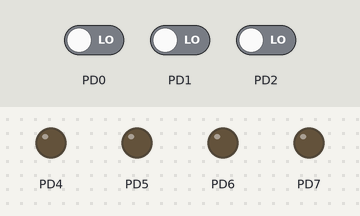
Bench run of a program on a simulated ATmega32, built with avr-gcc and emulated at 8 MHz. Shown: output pins drawn as LEDs (lit = HIGH). The test bench sets the inputs (shaded band); at power-on: PD1 LOW, PD2 LOW, PD0 LOW.

Above: at 1.2 s.
1.3 s: PD1 driven HIGH
At 1.7 s:
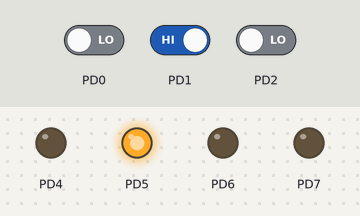
At 2.05 s:
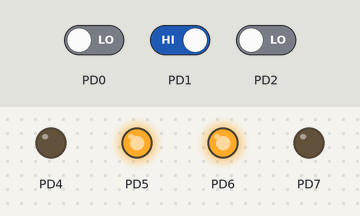
4.3 s: PD1 driven LOW and PD2 driven HIGH
At 4.7 s:
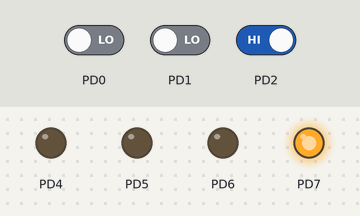
Timing chart, 0 to 8.8 s (numbered marks = the images above; inputs shaded):
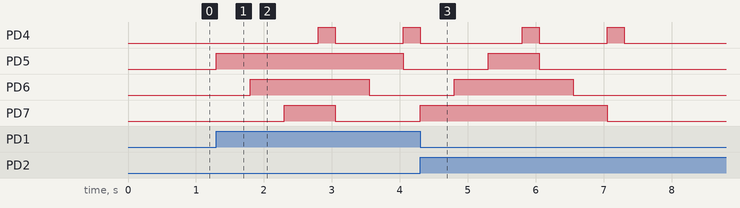

The program:

main.c
```c
/*************************************************************************/
// Author        : Sherif Ashraf Khedr
// Project       : 01_TogLed_U7L1A2.c
// File          : main.c
// Date          : 04/01/2024 9:59:20 pm
// GitHub        : https://github.com/sherifkhadr
/*************************************************************************/

#define F_CPU 8000000UL
#include <util/delay.h>
#include "stdTypes.h"
#include "bitMath.h"
#include "regAddr.h"

#define BTN_NPRESSED		0
#define BTN_PRESSED			1

void vGpioInit(void);

int main(void)
{
	vGpioInit();
	while (1)
	{
		if(GET_BIT(GPIO_PIND , 0) == BTN_PRESSED)
		{
			SET_BIT(GPIO_PORTD , 4);
			_delay_ms(500);
			CLR_BIT(GPIO_PORTD , 4);
			while(GET_BIT(GPIO_PIND , 0) == BTN_PRESSED);
		}

		if(GET_BIT(GPIO_PIND , 1) == BTN_PRESSED)
		{
			SET_BIT(GPIO_PORTD , 5);
			_delay_ms(500);
			SET_BIT(GPIO_PORTD , 6);
			_delay_ms(500);
			SET_BIT(GPIO_PORTD , 7);
			_delay_ms(500);
			SET_BIT(GPIO_PORTD , 4);
			_delay_ms(250);
			CLR_BIT(GPIO_PORTD , 4);
			CLR_BIT(GPIO_PORTD , 7);
			_delay_ms(500);
			CLR_BIT(GPIO_PORTD , 6);
			_delay_ms(500);
			CLR_BIT(GPIO_PORTD , 5);
			SET_BIT(GPIO_PORTD , 4);
			_delay_ms(250);
			CLR_BIT(GPIO_PORTD , 4);
			while(GET_BIT(GPIO_PIND , 1) == BTN_PRESSED);
		}

		if(GET_BIT(GPIO_PIND , 2) == BTN_PRESSED)
		{
			SET_BIT(GPIO_PORTD , 7);
			_delay_ms(500);
			SET_BIT(GPIO_PORTD , 6);
			_delay_ms(500);
			SET_BIT(GPIO_PORTD , 5);
			_delay_ms(500);
			SET_BIT(GPIO_PORTD , 4);
			_delay_ms(250);
			CLR_BIT(GPIO_PORTD , 4);
			CLR_BIT(GPIO_PORTD , 5);
			_delay_ms(500);
			CLR_BIT(GPIO_PORTD , 6);
			_delay_ms(500);
			CLR_BIT(GPIO_PORTD , 7);
			SET_BIT(GPIO_PORTD , 4);
			_delay_ms(250);
			CLR_BIT(GPIO_PORTD , 4);
			while(GET_BIT(GPIO_PIND , 2) == BTN_PRESSED);
		}
	}

	return 0;
}

void vGpioInit(void)
{
	// select pin 5,6,7 as output for led
	SET_BIT(GPIO_DDRD , 7);
	SET_BIT(GPIO_DDRD , 6);
	SET_BIT(GPIO_DDRD , 5);
	// select pin 4 as output for buzzer
	SET_BIT(GPIO_DDRD , 4);
	// select pin 0,1,2 as input for push buttons
	CLR_BIT(GPIO_DDRD , 2);
	CLR_BIT(GPIO_DDRD , 1);
	CLR_BIT(GPIO_DDRD , 0);
}
```

regAddr.h
```c
/*************************************************************************/
// Author        : Sherif Ashraf Khedr
// Project       : 00_EnableExti_U6L4A3.c
// File          : regAddr.h
// Date          : 02/01/2024 12:34:19 am
// GitHub        : https://github.com/sherifkhadr
/*************************************************************************/


#ifndef REGADDR_H_
#define REGADDR_H_

// MCU Registers

// GPIO

//PORTD
#define GPIO_PORTD	*((vuint8 *)0x32)
#define GPIO_DDRD	*((vuint8 *)0x31)
#define GPIO_PIND	*((vuint8 *)0x30)


#endif /* REGADDR_H_ */
```

bitMath.h
```c
/*************************************************************************/
// Author        : Sherif Ashraf Khedr
// Project       : 00_EnableExti_U6L4A3.c
// File          : bitMath.h
// Date          : Sep 8, 2023
// GitHub        : https://github.com/sherifkhadr
/*************************************************************************/


#ifndef COMMON_BIT_MATH_H_
#define COMMON_BIT_MATH_H_

#define SET_BIT(REG, BIT_NUMBER) (REG |= (1 << BIT_NUMBER))
#define GET_BIT(REG, BIT_NUMBER) ((REG >> BIT_NUMBER) & 1)
#define CLR_BIT(REG, BIT_NUMBER) (REG &= (~(1 << BIT_NUMBER)))
#define TOG_BIT(REG, BIT_NUMBER) (REG ^= (1 << BIT_NUMBER))


#endif /* COMMON_BIT_MATH_H_ */
```

stdTypes.h
```c
/*************************************************************************/
// Author        : Sherif Ashraf Khedr
// Project       : 00_EnableExti_U6L4A3.c
// File          : stdTypes.h
// Date          : Dec 12, 2023
// GitHub        : https://github.com/sherifkhadr
/*************************************************************************/


#ifndef STDTYPES_H_
#define STDTYPES_H_

#include <stdint.h>


#define DPRINTF(...)	{fflush(stdout);\
						 fflush(stdin);\
						 printf(__VA_ARGS__);\
						 fflush(stdout);\
						 fflush(stdin);}

#define PAUSE()			 DPRINTF("\nPress Any Key To Continue.....\n");\
						 getch();

typedef int8_t 						sint8;
typedef uint8_t						uint8;

typedef int16_t 					sint16;
typedef uint16_t 					uint16;

typedef int32_t 				    sint32;
typedef uint32_t 					uint32;

typedef int64_t 					sint64;
typedef uint64_t  					uint64;


typedef volatile int8_t 					vsint8;
typedef volatile uint8_t					vuint8;

typedef volatile int16_t 					vsint16;
typedef volatile uint16_t 					vuint16;

typedef volatile int32_t 				    vsint32;
typedef volatile uint32_t 					vuint32;

typedef volatile int64_t 					vsint64;
typedef volatile uint64_t  					vuint64;


typedef float								float32;
typedef double								float64;
typedef long double 						float96;


#ifndef bool
typedef enum {
    FALSE = 0,
    TRUE
}bool;
#endif

#ifndef	STR_NULL
#define STR_NULL	'\0'
#endif

#ifndef	PTR_NULL
#define PTR_NULL	(void*)0
#endif


#endif
```

Measured:
- after the input at 1.3 s, PD4: LOW → HIGH after 1.5 s, → LOW 0.25 s later, → HIGH 1.0 s later; PD5: LOW → HIGH at once, → LOW 2.8 s later; PD6: LOW → HIGH after 0.50 s, → LOW 1.8 s later; PD7: LOW → HIGH after 1.0 s, → LOW 0.75 s later
- after the input at 4.3 s, PD5: LOW → HIGH after 1.0 s, → LOW 0.75 s later; PD6: LOW → HIGH after 0.50 s, → LOW 1.8 s later; PD7: LOW → HIGH at once, → LOW 2.8 s later
